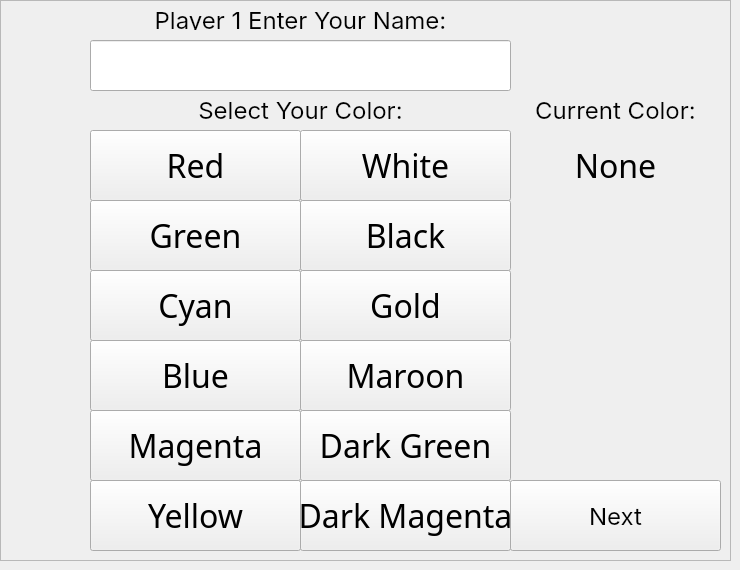
    <widget class="QWidget" name="firstPlayerSelection">
     <widget class="QFrame" name="playerInfoFrame1">
      <property name="geometry">
       <rect>
        <x>0</x>
        <y>0</y>
        <width>731</width>
        <height>561</height>
       </rect>
      </property>
      <property name="styleSheet">
       <string notr="true"/>
      </property>
      <property name="frameShape">
       <enum>QFrame::StyledPanel</enum>
      </property>
      <property name="frameShadow">
       <enum>QFrame::Raised</enum>
      </property>
      <widget class="QLineEdit" name="enteredName">
       <property name="geometry">
        <rect>
         <x>90</x>
         <y>40</y>
         <width>421</width>
         <height>51</height>
        </rect>
       </property>
       <property name="font">
        <font>
         <family>All Round Gothic</family>
         <pointsize>24</pointsize>
         <weight>50</weight>
         <italic>true</italic>
         <bold>false</bold>
        </font>
       </property>
       <property name="alignment">
        <set>Qt::AlignCenter</set>
       </property>
      </widget>
      <widget class="QLabel" name="nameLabel">
       <property name="geometry">
        <rect>
         <x>100</x>
         <y>10</y>
         <width>401</width>
         <height>20</height>
        </rect>
       </property>
       <property name="font">
        <font>
         <family>SF Pro Display</family>
         <pointsize>18</pointsize>
         <weight>50</weight>
         <bold>false</bold>
        </font>
       </property>
       <property name="text">
        <string>Player 1 Enter Your Name:</string>
       </property>
       <property name="alignment">
        <set>Qt::AlignCenter</set>
       </property>
      </widget>
      <widget class="QPushButton" name="redButton">
       <property name="geometry">
        <rect>
         <x>90</x>
         <y>130</y>
         <width>211</width>
         <height>71</height>
        </rect>
       </property>
       <property name="font">
        <font>
         <family>All Round Gothic</family>
         <pointsize>24</pointsize>
         <weight>50</weight>
         <bold>false</bold>
        </font>
       </property>
       <property name="text">
        <string>Red</string>
       </property>
      </widget>
      <widget class="QLabel" name="colorLabel">
       <property name="geometry">
        <rect>
         <x>100</x>
         <y>100</y>
         <width>401</width>
         <height>20</height>
        </rect>
       </property>
       <property name="font">
        <font>
         <family>SF Pro Display</family>
         <pointsize>18</pointsize>
         <weight>50</weight>
         <bold>false</bold>
        </font>
       </property>
       <property name="text">
        <string>Select Your Color:</string>
       </property>
       <property name="alignment">
        <set>Qt::AlignCenter</set>
       </property>
      </widget>
      <widget class="QPushButton" name="greenButton">
       <property name="geometry">
        <rect>
         <x>90</x>
         <y>200</y>
         <width>211</width>
         <height>71</height>
        </rect>
       </property>
       <property name="font">
        <font>
         <family>All Round Gothic</family>
         <pointsize>24</pointsize>
         <weight>50</weight>
         <bold>false</bold>
        </font>
       </property>
       <property name="text">
        <string>Green</string>
       </property>
      </widget>
      <widget class="QPushButton" name="cyanButton">
       <property name="geometry">
        <rect>
         <x>90</x>
         <y>270</y>
         <width>211</width>
         <height>71</height>
        </rect>
       </property>
       <property name="font">
        <font>
         <family>All Round Gothic</family>
         <pointsize>24</pointsize>
         <weight>50</weight>
         <bold>false</bold>
        </font>
       </property>
       <property name="text">
        <string>Cyan</string>
       </property>
      </widget>
      <widget class="QPushButton" name="blueButton">
       <property name="geometry">
        <rect>
         <x>90</x>
         <y>340</y>
         <width>211</width>
         <height>71</height>
        </rect>
       </property>
       <property name="font">
        <font>
         <family>All Round Gothic</family>
         <pointsize>24</pointsize>
         <weight>50</weight>
         <bold>false</bold>
        </font>
       </property>
       <property name="text">
        <string>Blue</string>
       </property>
      </widget>
      <widget class="QPushButton" name="yellowButton">
       <property name="geometry">
        <rect>
         <x>90</x>
         <y>480</y>
         <width>211</width>
         <height>71</height>
        </rect>
       </property>
       <property name="font">
        <font>
         <family>All Round Gothic</family>
         <pointsize>24</pointsize>
         <weight>50</weight>
         <bold>false</bold>
        </font>
       </property>
       <property name="text">
        <string>Yellow</string>
       </property>
      </widget>
      <widget class="QPushButton" name="magentaButton">
       <property name="geometry">
        <rect>
         <x>90</x>
         <y>410</y>
         <width>211</width>
         <height>71</height>
        </rect>
       </property>
       <property name="font">
        <font>
         <family>All Round Gothic</family>
         <pointsize>24</pointsize>
         <weight>50</weight>
         <bold>false</bold>
        </font>
       </property>
       <property name="text">
        <string>Magenta</string>
       </property>
      </widget>
      <widget class="QPushButton" name="maroonButton">
       <property name="geometry">
        <rect>
         <x>300</x>
         <y>340</y>
         <width>211</width>
         <height>71</height>
        </rect>
       </property>
       <property name="font">
        <font>
         <family>All Round Gothic</family>
         <pointsize>24</pointsize>
         <weight>50</weight>
         <bold>false</bold>
        </font>
       </property>
       <property name="text">
        <string>Maroon</string>
       </property>
      </widget>
      <widget class="QPushButton" name="goldButton">
       <property name="geometry">
        <rect>
         <x>300</x>
         <y>270</y>
         <width>211</width>
         <height>71</height>
        </rect>
       </property>
       <property name="font">
        <font>
         <family>All Round Gothic</family>
         <pointsize>24</pointsize>
         <weight>50</weight>
         <bold>false</bold>
        </font>
       </property>
       <property name="text">
        <string>Gold</string>
       </property>
      </widget>
      <widget class="QPushButton" name="darkMagButton">
       <property name="geometry">
        <rect>
         <x>300</x>
         <y>480</y>
         <width>211</width>
         <height>71</height>
        </rect>
       </property>
       <property name="font">
        <font>
         <family>All Round Gothic</family>
         <pointsize>24</pointsize>
         <weight>50</weight>
         <bold>false</bold>
        </font>
       </property>
       <property name="text">
        <string>Dark Magenta</string>
       </property>
      </widget>
      <widget class="QPushButton" name="darkGreenButton">
       <property name="geometry">
        <rect>
         <x>300</x>
         <y>410</y>
         <width>211</width>
         <height>71</height>
        </rect>
       </property>
       <property name="font">
        <font>
         <family>All Round Gothic</family>
         <pointsize>24</pointsize>
         <weight>50</weight>
         <bold>false</bold>
        </font>
       </property>
       <property name="text">
        <string>Dark Green</string>
       </property>
      </widget>
      <widget class="QPushButton" name="blackButton">
       <property name="geometry">
        <rect>
         <x>300</x>
         <y>200</y>
         <width>211</width>
         <height>71</height>
        </rect>
       </property>
       <property name="font">
        <font>
         <family>All Round Gothic</family>
         <pointsize>24</pointsize>
         <weight>50</weight>
         <bold>false</bold>
        </font>
       </property>
       <property name="text">
        <string>Black</string>
       </property>
      </widget>
      <widget class="QPushButton" name="whiteButton">
       <property name="geometry">
        <rect>
         <x>300</x>
         <y>130</y>
         <width>211</width>
         <height>71</height>
        </rect>
       </property>
       <property name="font">
        <font>
         <family>All Round Gothic</family>
         <pointsize>24</pointsize>
         <weight>50</weight>
         <bold>false</bold>
        </font>
       </property>
       <property name="text">
        <string>White</string>
       </property>
      </widget>
      <widget class="QPushButton" name="nextButton">
       <property name="geometry">
        <rect>
         <x>510</x>
         <y>480</y>
         <width>211</width>
         <height>71</height>
        </rect>
       </property>
       <property name="font">
        <font>
         <family>SF Pro Display</family>
         <pointsize>18</pointsize>
         <weight>50</weight>
         <bold>false</bold>
        </font>
       </property>
       <property name="text">
        <string>Next</string>
       </property>
      </widget>
      <widget class="QLabel" name="currentColLabel_2">
       <property name="geometry">
        <rect>
         <x>510</x>
         <y>100</y>
         <width>211</width>
         <height>20</height>
        </rect>
       </property>
       <property name="font">
        <font>
         <family>SF Pro Display</family>
         <pointsize>18</pointsize>
         <weight>50</weight>
         <bold>false</bold>
        </font>
       </property>
       <property name="text">
        <string>Current Color:</string>
       </property>
       <property name="alignment">
        <set>Qt::AlignCenter</set>
       </property>
      </widget>
      <widget class="QLabel" name="currentCol">
       <property name="geometry">
        <rect>
         <x>520</x>
         <y>130</y>
         <width>191</width>
         <height>71</height>
        </rect>
       </property>
       <property name="font">
        <font>
         <family>All Round Gothic</family>
         <pointsize>24</pointsize>
         <weight>50</weight>
         <bold>false</bold>
        </font>
       </property>
       <property name="text">
        <string>None</string>
       </property>
       <property name="alignment">
        <set>Qt::AlignCenter</set>
       </property>
      </widget>
     </widget>
    </widget>
